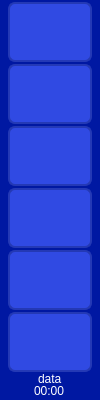
     <widget class="QFrame" name="menu_bar">
      <property name="minimumSize">
       <size>
        <width>100</width>
        <height>400</height>
       </size>
      </property>
      <property name="maximumSize">
       <size>
        <width>100</width>
        <height>800</height>
       </size>
      </property>
      <property name="styleSheet">
       <string notr="true">background-color: rgb(0, 24, 162);</string>
      </property>
      <property name="frameShape">
       <enum>QFrame::NoFrame</enum>
      </property>
      <property name="frameShadow">
       <enum>QFrame::Raised</enum>
      </property>
      <layout class="QVBoxLayout" name="verticalLayout_3">
       <property name="spacing">
        <number>0</number>
       </property>
       <property name="leftMargin">
        <number>8</number>
       </property>
       <property name="topMargin">
        <number>0</number>
       </property>
       <property name="rightMargin">
        <number>8</number>
       </property>
       <property name="bottomMargin">
        <number>0</number>
       </property>
       <item>
        <widget class="QPushButton" name="pushButton_1">
         <property name="maximumSize">
          <size>
           <width>100</width>
           <height>60</height>
          </size>
         </property>
         <property name="styleSheet">
          <string notr="true">QPushButton {
	
	image: url(:/home/icons8-monitor-100.png);
	color: rgb(255, 255, 255);
	background-color: rgb(48, 74, 227);
	border-radius: 7px;  border: 2px solid  rgb(36, 57, 181);
}

QPushButton:hover {
	color: rgb(255, 255, 255);
	background-color: rgb(1, 21, 135);
	border-radius: 7px;  border: 2px solid  rgb(2, 24, 150);
}</string>
         </property>
         <property name="text">
          <string/>
         </property>
        </widget>
       </item>
       <item>
        <widget class="QPushButton" name="pushButton_2">
         <property name="maximumSize">
          <size>
           <width>100</width>
           <height>60</height>
          </size>
         </property>
         <property name="styleSheet">
          <string notr="true">QPushButton {
	image: url(:/lupa/pesquisa.png);
	color: rgb(255, 255, 255);
	background-color: rgb(48, 74, 227);
	border-radius: 7px;  border: 2px solid  rgb(36, 57, 181);
}

QPushButton:hover {
	color: rgb(255, 255, 255);
	background-color: rgb(1, 21, 135);
	border-radius: 7px;  border: 2px solid  rgb(2, 24, 150);
}</string>
         </property>
         <property name="text">
          <string/>
         </property>
        </widget>
       </item>
       <item>
        <widget class="QPushButton" name="pushButton_11">
         <property name="maximumSize">
          <size>
           <width>100</width>
           <height>60</height>
          </size>
         </property>
         <property name="styleSheet">
          <string notr="true">QPushButton {
image: url(:/prof/icons8-professor-100.png);
	color: rgb(255, 255, 255);
	background-color: rgb(48, 74, 227);
	border-radius: 7px;  border: 2px solid  rgb(36, 57, 181);
}

QPushButton:hover {
	color: rgb(255, 255, 255);
	background-color: rgb(1, 21, 135);
	border-radius: 7px;  border: 2px solid  rgb(2, 24, 150);
}</string>
         </property>
         <property name="text">
          <string/>
         </property>
        </widget>
       </item>
       <item>
        <widget class="QPushButton" name="pushButton_3">
         <property name="maximumSize">
          <size>
           <width>100</width>
           <height>60</height>
          </size>
         </property>
         <property name="styleSheet">
          <string notr="true">QPushButton {
	image: url(:/alunos/icons8-estudantes-100.png);
	color: rgb(255, 255, 255);
	background-color: rgb(48, 74, 227);
	border-radius: 7px;  border: 2px solid  rgb(36, 57, 181);
}

QPushButton:hover {
	color: rgb(255, 255, 255);
	background-color: rgb(1, 21, 135);
	border-radius: 7px;  border: 2px solid  rgb(2, 24, 150);
}</string>
         </property>
         <property name="text">
          <string/>
         </property>
        </widget>
       </item>
       <item>
        <widget class="QPushButton" name="pushButton_13">
         <property name="maximumSize">
          <size>
           <width>100</width>
           <height>60</height>
          </size>
         </property>
         <property name="styleSheet">
          <string notr="true">QPushButton {
	image: url(:/cad/icons8-documentos-100.png);
	color: rgb(255, 255, 255);
	background-color: rgb(48, 74, 227);
	border-radius: 7px;  border: 2px solid  rgb(36, 57, 181);
}

QPushButton:hover {
	color: rgb(255, 255, 255);
	background-color: rgb(1, 21, 135);
	border-radius: 7px;  border: 2px solid  rgb(2, 24, 150);
}</string>
         </property>
         <property name="text">
          <string/>
         </property>
        </widget>
       </item>
       <item>
        <widget class="QPushButton" name="pushButton_12">
         <property name="maximumSize">
          <size>
           <width>100</width>
           <height>60</height>
          </size>
         </property>
         <property name="styleSheet">
          <string notr="true">QPushButton {
	image: url(:/sair/icons8-sair-50.png);
	color: rgb(255, 255, 255);
	background-color: rgb(48, 74, 227);
	border-radius: 7px;  border: 2px solid  rgb(36, 57, 181);
}

QPushButton:hover {
	color: rgb(255, 255, 255);
	background-color: rgb(1, 21, 135);
	border-radius: 7px;  border: 2px solid  rgb(2, 24, 150);
}</string>
         </property>
         <property name="text">
          <string/>
         </property>
         <property name="iconSize">
          <size>
           <width>5</width>
           <height>0</height>
          </size>
         </property>
         <property name="checkable">
          <bool>false</bool>
         </property>
        </widget>
       </item>
       <item alignment="Qt::AlignHCenter">
        <widget class="QLabel" name="label_8">
         <property name="maximumSize">
          <size>
           <width>16777215</width>
           <height>10</height>
          </size>
         </property>
         <property name="styleSheet">
          <string notr="true">color: rgb(255, 255, 255);
font: 75 10pt &quot;MS Shell Dlg 2&quot;;</string>
         </property>
         <property name="text">
          <string>data</string>
         </property>
        </widget>
       </item>
       <item alignment="Qt::AlignHCenter">
        <widget class="QLabel" name="label_7">
         <property name="maximumSize">
          <size>
           <width>16777215</width>
           <height>10</height>
          </size>
         </property>
         <property name="styleSheet">
          <string notr="true">color: rgb(255, 255, 255);
font: 75 10pt &quot;MS Shell Dlg 2&quot;;</string>
         </property>
         <property name="text">
          <string>00:00</string>
         </property>
        </widget>
       </item>
      </layout>
     </widget>
